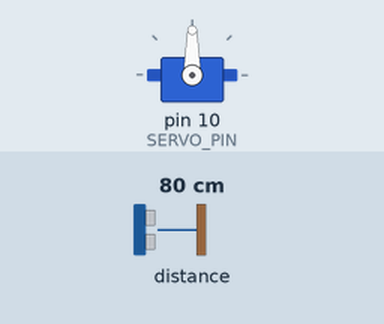
This sketch was run on a simulated Arduino Uno, built with avr-gcc and run on an emulated ATmega328P. Shown: servo. The inputs (shaded band) are chosen by the test bench; at power-on: distance to the obstacle 80 cm. What the sketch prints to the serial monitor is not drawn.

Above: at 0.2 s.
Timing chart, 0 to 2.2 s (numbered marks = the images above):
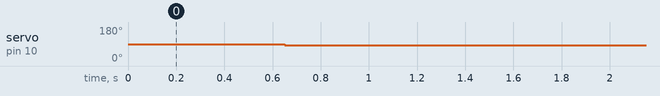

The sketch:

sensor_calibration.ino
```cpp
#include <Wire.h>
#include <VL53L0X.h>
#include <Servo.h>

VL53L0X sensor;  // Create sensor object
Servo servo;  // Create servo object

const int SERVO_PIN = 10;
const unsigned long BAUD_RATE = 115200;
const byte INT_SIZE = sizeof(int);

const int SERVO_CMD_REST = 1400;  // in microseconds  // make the ball roll down to the end near sensor in the rest state
const int DT = 20;               // in milliseconds

const int dists[] = {14, 30, 40, 50, 60, 70, 80, 90, 100, 105, 110, 120, 130, 140, 150, 160, 170, 196};  // Note the endpoints and the midpoint are included
const int num_dists = sizeof(dists) / sizeof(int);

unsigned long now = millis();
unsigned long last = now;
int time_since_last = 0;

const int num_measurements = 20;


void setup() {
  delay(50);
  Wire.begin();             // Begin I2C communication
  delay(50);
  Serial.begin(BAUD_RATE);  // Begin serial connection
  delay(50);

  Serial.println("Sensor calibration");

  sensor.setTimeout(250);
  while (!sensor.init()) {
    Serial.println("Failed to detect and initialize sensor VL53L0X!");
    delay(1000);
    }

  // Set sensor timing budget, in microseconds (20000 is the minimum)
  sensor.setMeasurementTimingBudget(20000);
  sensor.startContinuous();

  servo.attach(SERVO_PIN);  // Attach servo object
  delay(500);

  servo.writeMicroseconds(SERVO_CMD_REST);

  Serial.print("\n");
  Serial.print("BEGIN DATA COLLECTION\n");
  delay(1000);

  for (int i = 0; i < num_dists; i += 1) {
//    int dist_cur = map(i, 0, num_steps, dist_min, dist_max);
    int dist_cur = dists[i];
    Serial.print("True distance ");
    Serial.print(dist_cur);
    Serial.print("\n");

    delay(10000); // This wait time is for you to move the ball to the new position. Modify as needed.

    for (int count = 1; count <= num_measurements; count += 1) {
      // Get a new sensor reading
      int reading = sensor.readRangeContinuousMillimeters();
      Serial.println(reading);
      delay(100);
    }
    delay(500);
    Serial.print("\n");
  }
  Serial.print("END DATA COLLECTION\n");
}


void loop() {
  delay(1);
}


int read_int() {
  int val;
  unsigned char serial_buffer[INT_SIZE];
  if (Serial.readBytes(serial_buffer, INT_SIZE) == INT_SIZE)
    memcpy(&val, serial_buffer, INT_SIZE);
  else
    val = SERVO_CMD_REST;
  return val;
}
```

Measured:
- by itself, servo on pin 10 (SERVO_PIN): 90° → 83° at 0.65 s
